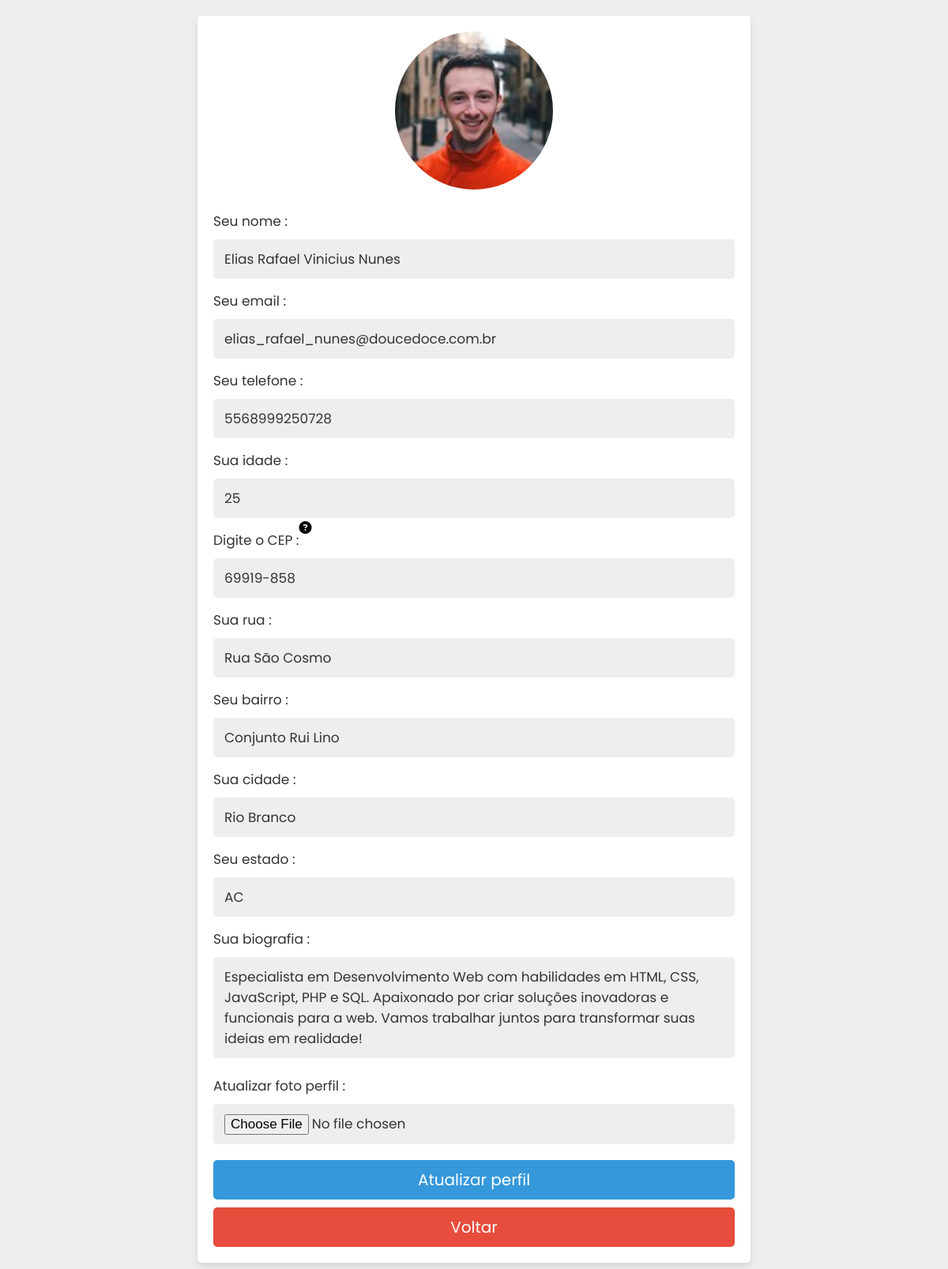
Page /update_profile.php (signed in) on the committed database.
### tables this page shows
CREATE TABLE `usuario` (
  `id_usuario` int(11) NOT NULL,
  `nome` varchar(255) NOT NULL,
  `idade` int(11) DEFAULT NULL,
  `email` varchar(255) NOT NULL,
  `telefone` varchar(65) DEFAULT NULL,
  `cep` varchar(255) DEFAULT NULL,
  `rua` varchar(255) DEFAULT NULL,
  `bairro` varchar(255) DEFAULT NULL,
  `cidade` varchar(255) DEFAULT NULL,
  `uf` varchar(2) DEFAULT NULL,
  `biografia` text DEFAULT NULL,
  `senha` varchar(100) NOT NULL,
  `ft_perfil` varchar(100) DEFAULT './images/default-avatar.png'
);

### update_profile.php (the view, shortened to what this page needs)
<?php
include 'config.php';
$user_id = $_SESSION['user_id'];
?>
<!DOCTYPE html>
<html lang="pt-BR">
<head>
   <link rel="stylesheet" href="https://cdnjs.cloudflare.com/ajax/libs/font-awesome/6.5.2/css/all.min.css"
 />
   <link rel="stylesheet" href="css/style.css">
</head>
<body>
   <div class="update-profile">
      <?php
      $select = mysqli_query($conn, "SELECT * FROM `usuario` WHERE id_usuario = '$user_id'") or die('query failed');
      if (mysqli_num_rows($select) > 0) {
         $fetch = mysqli_fetch_assoc($select);
      }
      ?>
      <form action="" method="post" enctype="multipart/form-data">
         <?php
         if ($fetch['ft_perfil'] == '') {
            echo '<img src="images/default-avatar.png">';
         } else {
            echo '<img src="uploaded_img/' . $fetch['ft_perfil'] . '">';
         }
         ?>
         <div class="flex">
            <div class="inputBox">
               <span>Seu nome :</span>
               <input type="text" name="update_name" value="<?php echo $fetch['nome']; ?>" class="box" required>
               <span>Seu email :</span>
               <input type="email" name="update_email" value="<?php echo $fetch['email']; ?>" class="box" required>
               <span>Seu telefone :</span>
               <input type="tel" name="update_telephone" value="<?php echo $fetch['telefone']; ?>" class="box">
               <span>Sua idade :</span>
               <input type="number" name="update_age" value="<?php echo $fetch['idade']; ?>" class="box">
               <div class="info-cep">
                  <span>Digite o CEP :</span>
                  <div class="btn-primary tooltip">
                     <i class="fa fa-question-circle" aria-hidden="true"></i>
                  </div>
               </div>
               <input type="text" name="update_cep" id="cep" value="<?php echo $fetch['cep']; ?>"
                  onblur="pesquisacep(this.value);" class="box">
               <span>Sua rua :</span>
               <input type="text" name="update_street" id="rua" value="<?php echo $fetch['rua']; ?>" class="box endereco"
                  readonly>
               <span>Seu bairro :</span>
               <input type="text" name="update_district" id="bairro" value="<?php echo $fetch['bairro']; ?>" class="box endereco"
                  readonly>
               <span>Sua cidade :</span>
               <input type="text" name="update_city" id="cidade" value="<?php echo $fetch['cidade']; ?>" class="box endereco"
                  readonly>
               <span>Seu estado :</span>
               <input type="text" name="update_state" id="uf" value="<?php echo $fetch['uf']; ?>" class="box endereco" readonly>
               <span>Sua biografia :</span>
               <textarea name="update_bio" class="box"><?php echo $fetch['biografia']; ?></textarea>
               <span>Atualizar foto perfil :</span>
               <input type="file" name="update_image" accept="image/jpg, image/jpeg, image/png" class="box">
            </div>
         </div>
         <input type="submit" value="Atualizar perfil" name="update_profile" class="btn">
         <a href="home.php" class="delete-btn">Voltar</a>
      </form>
   </div>
</body>
</html>

### css/style.css (style rules this page uses)
:root { --blue: #3498db; --dark-blue: #2980b9; --red: #e74c3c; --dark-red: #c0392b; --black: #333; --white: #fff; --light-bg: #eee; --box-shadow: 0 5px 10px rgba(0, 0, 0, .1); }
* { font-family: 'Poppins', sans-serif; margin: 0; padding: 0; box-sizing: border-box; outline: none; border: none; text-decoration: none; }
.btn, .delete-btn { width: 100%; border-radius: 5px; padding: 10px 30px; color: var(--white); display: block; text-align: center; cursor: pointer; font-size: 20px; margin-top: 10px; }
.btn { background-color: var(--blue); }
.delete-btn { background-color: var(--red); }
.update-profile { min-height: 100vh; background-color: var(--light-bg); display: flex; align-items: center; justify-content: center; padding: 20px; }
.update-profile form { padding: 20px; background-color: var(--white); box-shadow: var(--box-shadow); text-align: center; width: 700px; text-align: center; border-radius: 5px; }
.update-profile form img { height: 200px; width: 200px; border-radius: 50%; object-fit: cover; margin-bottom: 5px; }
.update-profile form .flex { display: flex; flex-direction: column; justify-content: space-between; margin-bottom: 20px; gap: 15px; }
.update-profile form .flex .inputBox { width: 100%; }
.update-profile form .flex .inputBox span { text-align: left; display: block; margin-top: 15px; font-size: 17px; color: var(--black); }
.update-profile form .flex .inputBox .box { width: 100%; height: max-content; border-radius: 5px; background-color: var(--light-bg); padding: 12px 14px; font-size: 17px; color: var(--black); margin-top: 10px; }
.update-profile form .flex .inputBox .info-cep { display: flex; flex-direction: row; }
.update-profile form .flex .inputBox textarea.box { resize: none; height: 16vh; }
.tooltip { display: inline-block; position: relative; text-align: left; }

### rows in the picture
usuario: ft_perfil (picture), update_name "Elias Rafael Vinicius Nunes", update_email "elias_rafael_nunes@doucedoce.com.br", update_telephone "5568999250728", update_age "25", update_cep "69919-858", update_street "Rua São Cosmo", update_district "Conjunto Rui Lino", update_city "Rio Branco", update_state "AC", update_bio "Especialista em Desenvolvimento Web com habilidades em HTML, CSS, JavaScript, PHP e SQL. Apaixonado por criar soluções inovadoras e funcionais para a web. Vamos trabalhar juntos para transformar suas ideias em realidade!"
